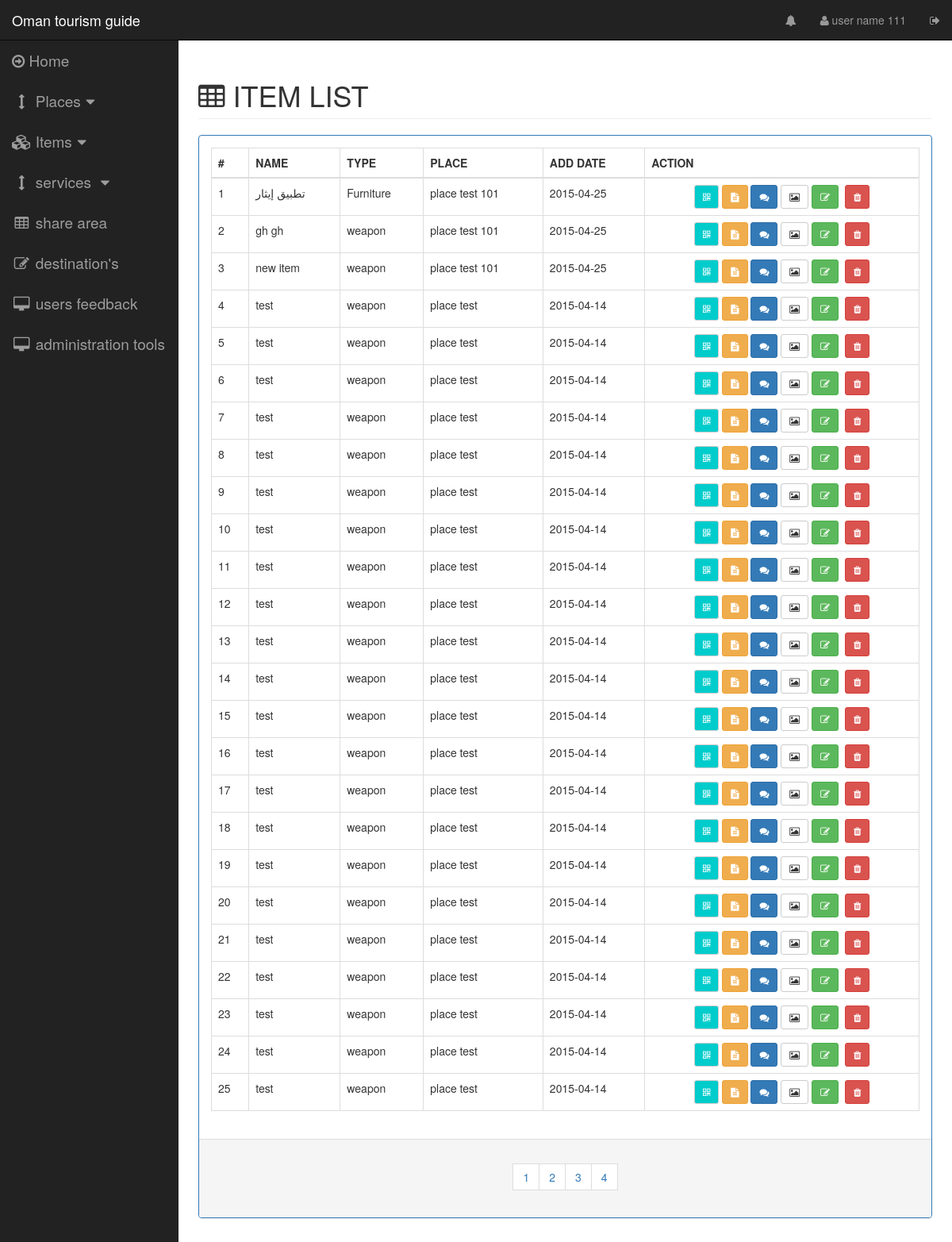
The app's page /pages/itemslist.php (signed in) with its own data.
### tables this page shows
CREATE TABLE IF NOT EXISTS `item` (
`item_id` int(11) NOT NULL,
  `item_type` int(11) NOT NULL,
  `item_admin_creator` int(11) NOT NULL,
  `item_place` int(11) NOT NULL,
  `item_name` varchar(45) NOT NULL,
  `item_add_date` timestamp NOT NULL DEFAULT CURRENT_TIMESTAMP,
  `item_description` text NOT NULL,
  `status_view` int(11) NOT NULL DEFAULT '1' COMMENT '1 is disaplay for all\n0 is no',
  `item_last_update` timestamp NULL DEFAULT NULL
);

CREATE TABLE IF NOT EXISTS `item_type` (
`itemtype_id` int(11) NOT NULL,
  `itemtype_name` varchar(45) NOT NULL
);

CREATE TABLE IF NOT EXISTS `place` (
`place_id` int(11) NOT NULL,
  `place_type` int(11) NOT NULL,
  `place_name` varchar(45) NOT NULL,
  `address` varchar(132) DEFAULT NULL,
  `place_location_lat` float DEFAULT NULL,
  `place_location_lng` float DEFAULT NULL,
  `place_admin_creator` int(11) NOT NULL,
  `view` int(1) NOT NULL DEFAULT '1',
  `description` text NOT NULL,
  `create_date` timestamp NOT NULL DEFAULT CURRENT_TIMESTAMP ON UPDATE CURRENT_TIMESTAMP,
  `last_update` timestamp NOT NULL DEFAULT '0000-00-00 00:00:00'
);

### server/dboperation.php (called while the page is built, shortened)
<?php
class dboperation {
    public static function itemsTotalCount() {
        try {
            $dbh = new PDO("mysql:host=" . DB_HOST . ";dbname=" . DB_NAME . "", DB_USERNAME, DB_PASSWORD, array(PDO::MYSQL_ATTR_INIT_COMMAND => "SET NAMES 'utf8'"));
            $sql = 'SELECT count(*) as count FROM item WHERE 1';
            foreach ($dbh->query($sql) as $row) {
                $count = $row['count'];
            }
            return $count;
        } catch (PDOException $e) {
            echo $e->getMessage();
        }
    }
    public static function getItemsList($selectfrom = 1, $selectamount = 25) {
        $response = array("status" => "false", "data" => "");
        try {
            $dbh = new PDO("mysql:host=" . DB_HOST . ";dbname=" . DB_NAME . "", DB_USERNAME, DB_PASSWORD, array(PDO::MYSQL_ATTR_INIT_COMMAND => "SET NAMES 'utf8'"));
            $dbh->setAttribute(PDO::ATTR_ERRMODE, PDO::ERRMODE_EXCEPTION);
            $stmt = $dbh->prepare('SELECT
                                    item.item_id,
                                    item_type.itemtype_name,
                                    item.item_type,
                                    place.place_name,
                                    item.item_place,
                                    item.item_name,
                                    DATE(item.item_add_date) AS adddate,
                                    item.item_description,
                                    item.status_view
                                  FROM item
                                    INNER JOIN item_type
                                      ON item.item_type = item_type.itemtype_id
                                    INNER JOIN place
                                      ON item.item_place = place.place_id
                                  ORDER BY item.item_add_date DESC
                                   LIMIT ' . intval($selectfrom) . ' , ' . intval($selectamount) . '');
            $stmt->execute();
            $result = $stmt->fetchAll();
            $response = array("status" => "false", "data" => "");
            $item = array(
                "itemid" => "",
                "itemtype" => "",
                "itemtypeid" => "",
                "itemplace" => "",
                "itemplaceid" => "",
                "itemname" => "",
                "itemadddate" => "",
                "itemdesc" => "",
                "itemstatusview" => ""
            );
            $data = array();
            foreach ($result as $row) {
                $item['itemid'] = $row['item_id'];
                $item['itemtype'] = $row['itemtype_name'];
                $item['itemtypeid'] = $row['item_type'];
                $item['itemplace'] = $row['place_name'];
                $item['itemplaceid'] = $row['item_place'];
                $item['itemname'] = $row['item_name'];
                $item['itemadddate'] = $row['adddate'];
                $item['itemdesc'] = $row['item_description'];
                $item['itemstatusview'] = $row['status_view'];
                array_push($data, $item);
            }
            $response['data'] = $data;
            $response["status"] = "true";
        } catch (PDOException $e) {
            $response["data"] = $e->getMessage();
            $response["status"] = "false";
            echo $e->getMessage();
        } finally {
            return json_encode($response);
        }
    }
}

### controlpages/itemslist.php (the view)
<div class="row">
    <div class="col-lg-12">
        <h1 class="page-header" style="text-transform: uppercase"><span class="fa fa-table"></span>&nbsp;Item List</h1>
    </div>
</div>
<div class="row">
    <div class="col-lg-12 col-md-12">
        <div class="panel panel-primary">
            <div class="panel-body">
                <table id="items-list-table" class="table table-bordered table-hover">
                    <thead>
                        <tr>
                            <th>#</th>
                            <th>NAME</th>
                            <th>TYPE</th>
                            <th>PLACE</th>
                            <th>ADD DATE</th>
                            <th>ACTION</th>
                        </tr>
                    </thead>
                    <tbody >
                        <?php
                        $selectamount = 25;
                        $placelist = json_decode(dboperation::getItemsList(0, $selectamount));
                        $num = 1;
                        foreach ($placelist->data as $key => $item) {
                            ?>
                        <tr id="item_list_tr_<?php echo $num;?>">
                                <td><?php echo $num; ?></td>
                                <td><?php echo $item->itemname ?></td>
                                <td><?php echo $item->itemtype ?></td>
                                <td><?php echo $item->itemplace ?></td>
                                <td><?php echo $item->itemadddate ?></td>
                                <td>
                        <center>
                            <?php
                            $desc = str_replace("'", "\'", $item->itemdesc);
                            ?>
                            <span data-toggle="modal" data-target="#qr_modal"
                                        onclick="itemsListFunctions.setItemQrModal('<?php echo $item->itemid ?>',
                                        '<?php echo $item->itemname?>')" title="QR"
                            class="qr-button btn btn-sm btn-default"><i class="fa fa-qrcode"></i></span>
                            <span onclick="itemsListFunctions.setdescriptionmodel('<?php echo $desc ?>')" data-toggle="modal" data-target="#place_desc_modal" class="btn btn-warning btn-sm">
                                <i class="fa fa-file-text"></i>
                            </span>
                            <span onclick="itemcommentfunction.setsingleitemcomment('<?php echo $item->itemid?>', '25', '0', 1)"  data-toggle="modal" data-target="#item_comments_list_modal" class="btn btn-primary btn-sm">
                                <i class="fa fa-comments"></i>
                            </span>
                            <span onclick="itemsListFunctions.itemsimagegallery(<?php echo $item->itemid ?>)"
                                  data-toggle="modal" data-target="#item_images_modal"
                                  class="btn btn-default btn-sm">
                                <i class="fa fa-image"></i>
                            </span>
                            <span onclick="itemsListFunctions.setupdateitemmodel(
                                            '<?php echo $item->itemid ?>',
                                            '<?php echo $item->itemplaceid ?>',
                                            '<?php echo $item->itemtypeid ?>',
                                            '<?php echo $item->itemname ?>',
                                            '<?php echo $desc ?>',
                                            '<?php echo $item->itemstatusview ?>'
                                            )" data-toggle="modal"
                                  data-target="#update_item_modal"
                                  class="btn btn-success btn-sm">
                                <i class="fa fa-edit"></i>
                            </span>
                            &nbsp;<span onclick="itemsListFunctions.setremovemodel('<?php echo $item->itemid ?>', '<?php echo $num; ?>' )" data-toggle="modal" data-target="#remove_item_modal" class="btn btn-danger btn-sm">
                                <i class="fa fa-trash"></i>
                            </span>
                        </center>
                        </td>
                        </tr>
                        <?php
                        $num++;
                    }
                    ?>
                    </tbody>
                </table>
            </div>
            <div class="panel-footer">
                <center>
                    <nav>
                        <ul class="pagination">
                            <?php
                            $itemscount = dboperation::itemsTotalCount();
                            $pages = intval($itemscount) / $selectamount;
                            if (is_float($pages)) {
                                $pages = intval($pages + 1);
                            }
                            $selectfrom = 0;
                            $selectto = $selectamount;
                            $roundnum = 1;
                            for ($index = 0; $index < $pages; $index++) {
                                ?>
                                <li>
                                    <span
                                        onclick="itemsListFunctions.itemsnextpage('<?php echo $selectfrom; ?>', '<?php echo $selectamount ?>')"
                                        class="btn" style="border-radius: 0px;">
                                        <?php echo $index + 1; ?>
                                    </span>
                                </li>
                                <?php
                                $roundnum++;
                                $selectfrom = $selectto;
                                $selectto = $selectamount * $roundnum;
                            }
                            ?>
                        </ul>
                    </nav>
                </center>
            </div>
        </div>
    </div>
</div>

### css/sb-admin.css (style rules this page uses)
body { margin-top: 100px; background-color: #222; }
@media (min-width:768px) { body { margin-top: 50px; } }

### css/main.css (style rules this page uses)
.qr-button { background: #00cccc; color: #FFFFFF; }

### records on screen
item: item_name "تطبيق إيثار", item_type.itemtype_name "Furniture", place.place_name "place test 101", itemadddate "2015-04-25"
item: item_name "gh gh", item_type.itemtype_name "weapon", place.place_name "place test 101", itemadddate "2015-04-25"
item: item_name "new item", item_type.itemtype_name "weapon", place.place_name "place test 101", itemadddate "2015-04-25"
item: item_name "test", item_type.itemtype_name "weapon", place.place_name "place test", itemadddate "2015-04-14"
item: item_name "test", item_type.itemtype_name "weapon", place.place_name "place test", itemadddate "2015-04-14"
item: item_name "test", item_type.itemtype_name "weapon", place.place_name "place test", itemadddate "2015-04-14"
item: item_name "test", item_type.itemtype_name "weapon", place.place_name "place test", itemadddate "2015-04-14"
item: item_name "test", item_type.itemtype_name "weapon", place.place_name "place test", itemadddate "2015-04-14"
item: item_name "test", item_type.itemtype_name "weapon", place.place_name "place test", itemadddate "2015-04-14"
item: item_name "test", item_type.itemtype_name "weapon", place.place_name "place test", itemadddate "2015-04-14"
item: item_name "test", item_type.itemtype_name "weapon", place.place_name "place test", itemadddate "2015-04-14"
item: item_name "test", item_type.itemtype_name "weapon", place.place_name "place test", itemadddate "2015-04-14"
item: item_name "test", item_type.itemtype_name "weapon", place.place_name "place test", itemadddate "2015-04-14"
item: item_name "test", item_type.itemtype_name "weapon", place.place_name "place test", itemadddate "2015-04-14"
item: item_name "test", item_type.itemtype_name "weapon", place.place_name "place test", itemadddate "2015-04-14"
item: item_name "test", item_type.itemtype_name "weapon", place.place_name "place test", itemadddate "2015-04-14"
item: item_name "test", item_type.itemtype_name "weapon", place.place_name "place test", itemadddate "2015-04-14"
item: item_name "test", item_type.itemtype_name "weapon", place.place_name "place test", itemadddate "2015-04-14"
item: item_name "test", item_type.itemtype_name "weapon", place.place_name "place test", itemadddate "2015-04-14"
item: item_name "test", item_type.itemtype_name "weapon", place.place_name "place test", itemadddate "2015-04-14"
item: item_name "test", item_type.itemtype_name "weapon", place.place_name "place test", itemadddate "2015-04-14"
item: item_name "test", item_type.itemtype_name "weapon", place.place_name "place test", itemadddate "2015-04-14"
item: item_name "test", item_type.itemtype_name "weapon", place.place_name "place test", itemadddate "2015-04-14"
item: item_name "test", item_type.itemtype_name "weapon", place.place_name "place test", itemadddate "2015-04-14"
item: item_name "test", item_type.itemtype_name "weapon", place.place_name "place test", itemadddate "2015-04-14"

### other values on screen
$_SESSION['login-admin-name'] "user name 111"
